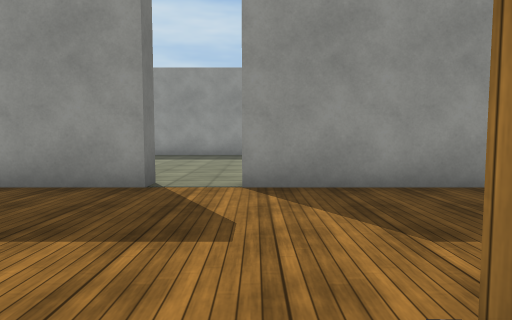
View 1 (above)

19 first-person views from a walk through a scene from a Unity 3-D project. The camera is 1.5 m above the floor, tilts 4° down and sees 75° across. The floor is counted in squares, 1.49 m on a side. Each view is taken from the middle of a square. On the plan, view 1 faces up. The plan holds only what a view shows up to about 13 squares ahead; the rest is blank. The place goes on beyond the plan. The player is left out. Some animated figures are left out. Surface patterns are stand-ins for the level's own textures.

View 2
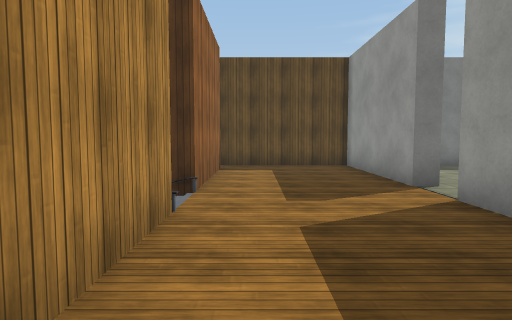

View 3
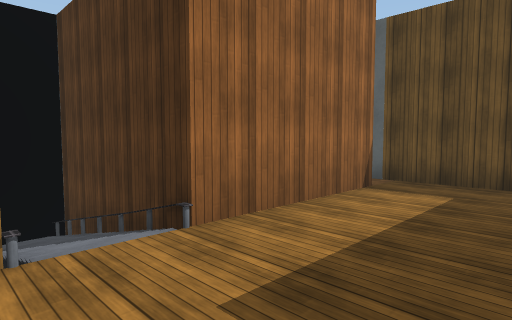

View 4
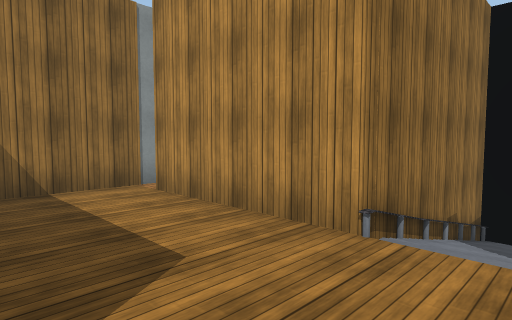

View 5
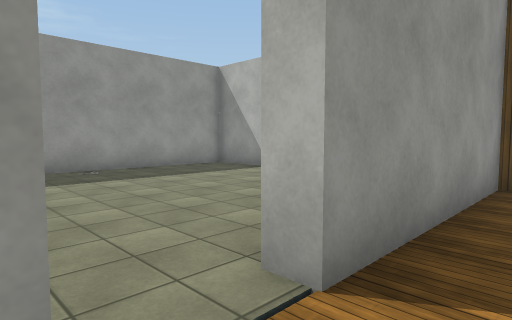

View 6
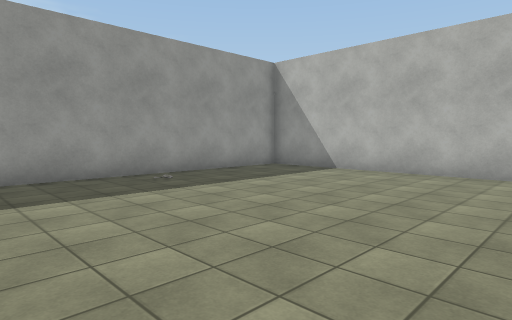

View 7
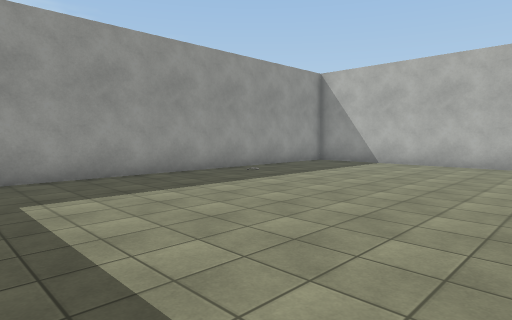

View 8
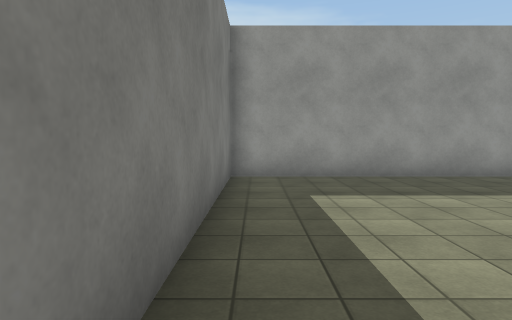

View 9
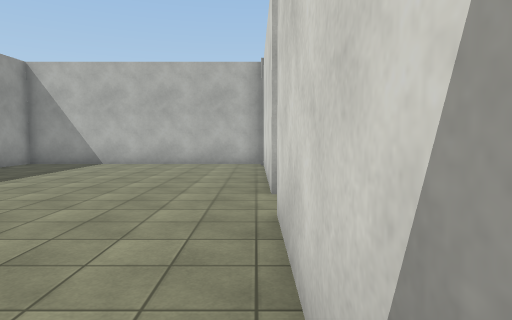

View 10
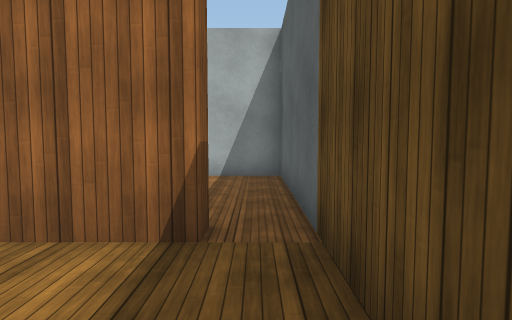

View 11
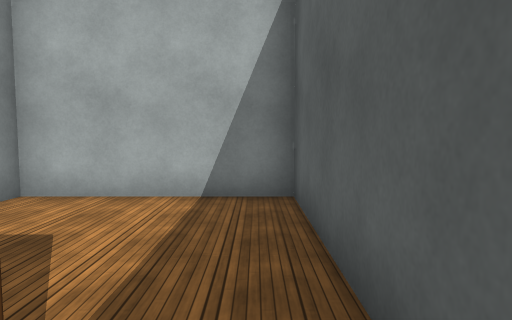

View 12
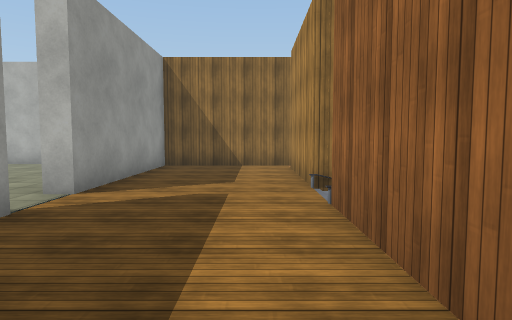

View 13
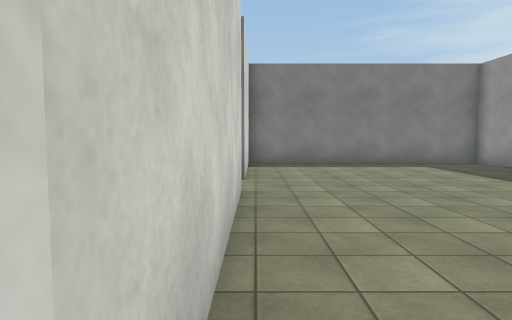

View 14
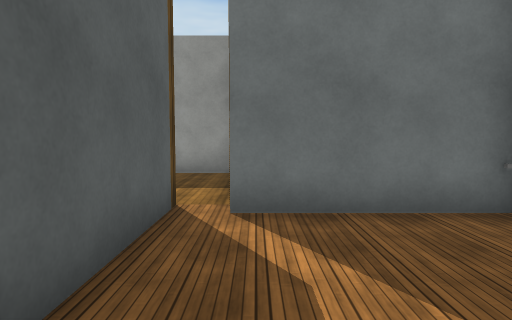

View 15
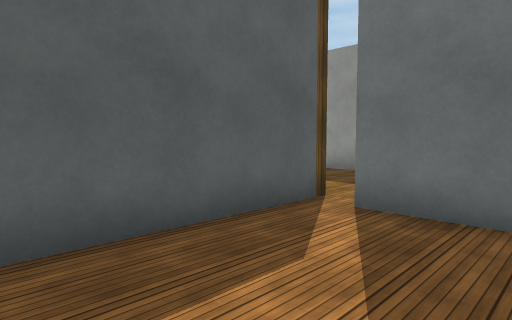

View 16
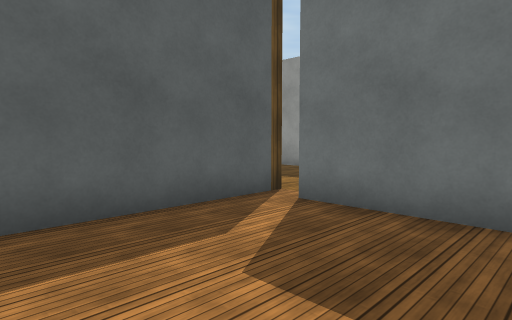

View 17
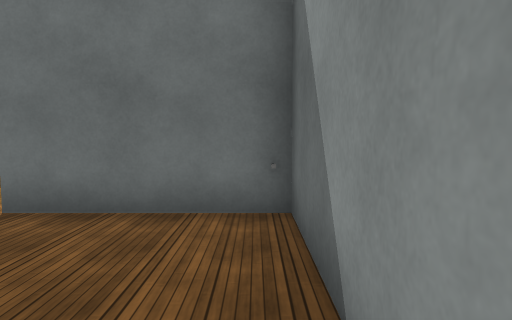

View 18
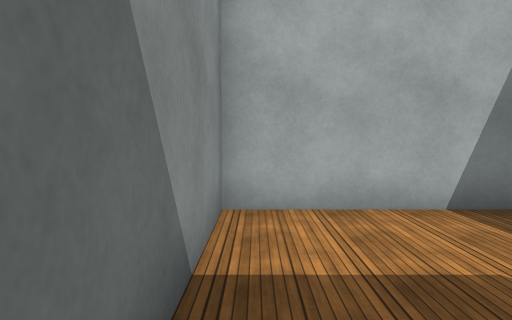

View 19
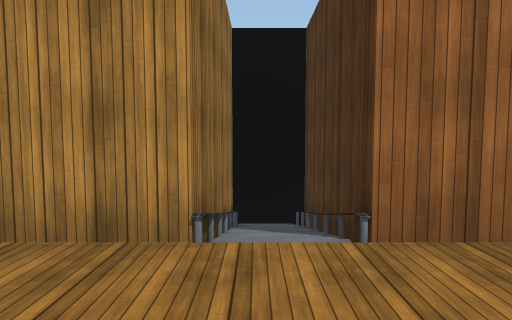

### Floor plan
Key: @ floor where view 1 was taken; # wall or solid block; . main floor; - floor 0.25 m lower than the main floor; _ floor 0.75 m lower than the main floor; / step, stairs or slope; O other object.
Columns run from 7 left of view 1 to 10 right of it. Each row starts with its distance up from view 1.
 15 ###############
 14 #.............#
 13 #.......O.....#
 12 #.............#
 11 #.............#
 10 #.............#
  9 #.............#
  8 #.............#
  7 #.............#
  6 #.............#
  5 ######.########
  4 #............#
  3 #............#
  2 #............#
  1 #.####/.####.#####
  0 #..  #/@#  #.....#
 -1 #... #-/#  #.....#
 -2 #....#//#  #.....#
 -3 #....#_/#  #.....#
 -4 #....##/#  #.....#
 -5 #########  #######

Where each view was taken, in squares from view 1:
view 1: 0 up, 0 right, facing up
view 2: 2 up, 5 right, facing left
view 3: 4 up, 1 right, facing down-left
view 4: 4 up, 1 left, facing down-right
view 5: 4 up, 2 left, facing up-right
view 6: 6 up, 3 left, facing up-right
view 7: 6 up, 6 left, facing up-right
view 8: 6 up, 6 left, facing up
view 9: 6 up, 6 left, facing right
view 10: 4 up, 6 left, facing down
view 11: 1 up, 6 left, facing down
view 12: 2 up, 6 left, facing right
view 13: 6 up, 6 right, facing left
view 14: 4 down, 6 right, facing up
view 15: 4 down, 8 right, facing up-left
view 16: 4 down, 9 right, facing up-left
view 17: 4 down, 9 right, facing up
view 18: 0 up, 9 right, facing down
view 19: 4 up, 0 right, facing down
